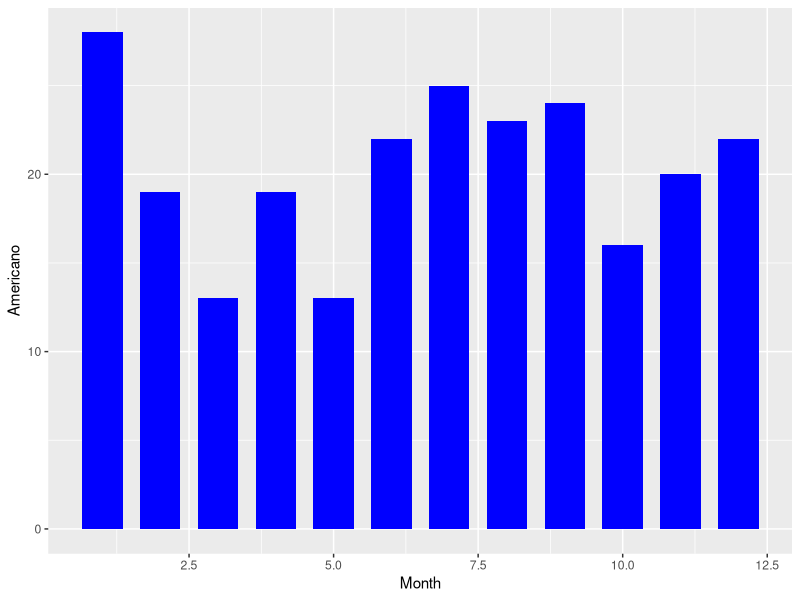

Source code (R):
library(ggplot2)

Month <- c(1:12)
Americano <- c(28, 19, 13, 19, 13, 22, 25, 23, 24, 16, 20, 22)
Latte <- c(15, 21, 28, 16, 10, 23, 29, 15, 10, 11, 15, 14)
Cappuccino <- c(22, 12, 15, 14, 21, 26, 17, 19, 19, 24, 17, 30)
Mocha <- c(11, 20, 29, 20, 28, 17, 11, 11, 15, 15, 20, 10)
Esspresso <- c(14, 14, 10, 9, 11, 13, 12, 11, 10, 12, 11, 10)
DF <- data.frame(Month, Americano, Latte, Cappuccino, Mocha, Esspresso)

ggplot(data = DF, aes(x = Month, y = Americano)) +
  geom_bar(stat="identity", width=0.7, fill="blue")
